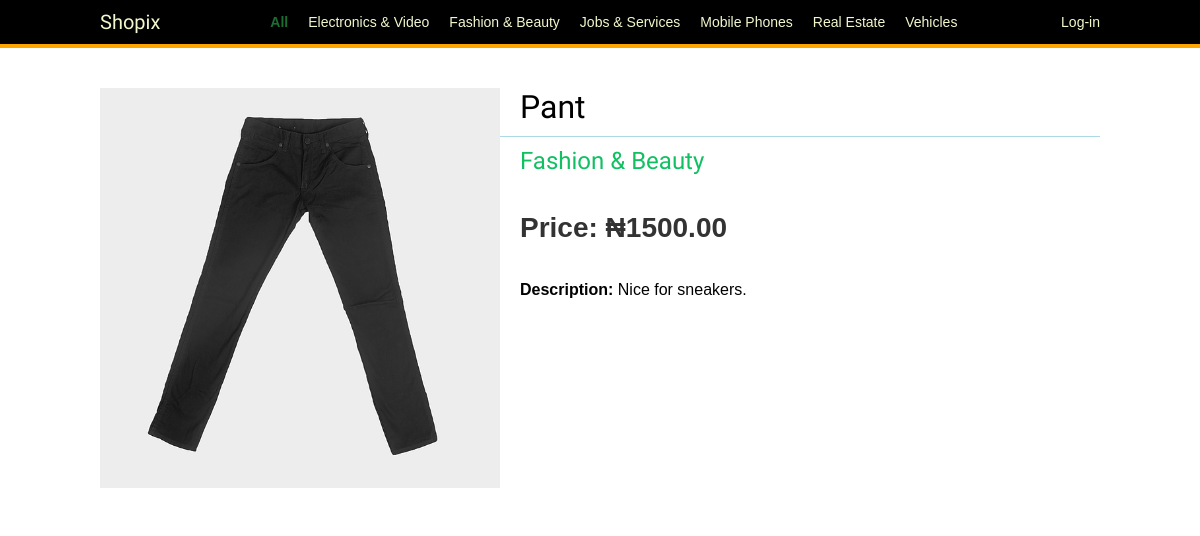
Screenshot of /shopix/2/pant/ with the database file from the repository.
### shop/models.py (models this page shows, shortened)
class Category(models.Model):
    name = models.CharField(max_length=200,db_index=True)
    slug = models.SlugField(max_length=200,db_index=True,unique=True)
    class Meta:
        verbose_name_plural = ("Categories")
        ordering = ('name',)
        verbose_name = 'Category'
    def get_absolute_url(self):
        return reverse('shop:product_list_by_category',args=[self.slug])
    def __str__(self):
        return self.name

class Product(models.Model):
    user = models.ForeignKey(settings.AUTH_USER_MODEL, related_name='uproducts', on_delete=models.CASCADE)
    category = models.ForeignKey(Category,related_name='products', on_delete=models.CASCADE)
    name = models.CharField(max_length=200, db_index=True)
    photo = models.ImageField(upload_to='upload/%Y/%m/%d', unique=True)
    slug = models.SlugField(max_length=200, db_index=True)
    description = models.TextField(blank=True)
    price = models.DecimalField(max_digits=10, decimal_places=2)
    stock = models.PositiveIntegerField()
    available = models.BooleanField(default=True)
    created = models.DateTimeField(auto_now_add=True)
    updated = models.DateTimeField(auto_now=True)
    class Meta:
        ordering = ('name',)
        index_together = (('id', 'slug'),)

### shop/views.py (the view)
# urls.py: path('<int:id>/<str:slug>/',views.product_detail,name='product_detail'),
def product_detail(request, id, slug):
    if request.user.is_authenticated:
        profile = get_object_or_404(Profile, user=request.user)
        product = get_object_or_404(Product,id=id,slug=slug,available=True)
        categories = Category.objects.all()
        return render(request,'shop/product/detail.html',{'product': product, 'categories': categories, 'profile': profile})
    product = get_object_or_404(Product,id=id,slug=slug,available=True)
    categories = Category.objects.all()
    return render(request,'shop/product/detail.html',{'product': product, 'categories': categories})

### shop/templates/shop/product/detail.html (shortened to what this page needs)
{% extends "shop/base.html" %}
{% load static %}
{% block content %}
    <div class="product-detail">
        <img src="{% if product.photo %}{{ product.photo.url }}{% else %}
        {% static "img/no_image.png" %}{% endif %}">
        <h1>{{ product.name }}</h1>
        <h2><a href="{{ product.category.get_absolute_url }}">{{ product.category }}</a></h2>
        <p class="price">Price: &#x20A6;{{ product.price }}</p>
        <b>Description:</b> {{ product.description }}
    </div>
{% endblock %}

### shop/templates/shop/base.html (shortened to what this page needs)
{% load static %}
<!DOCTYPE html>
<html>
<head>
    <link href="{% static "css/base.css" %}" rel="stylesheet">
</head>
<body>
    <div id="header">
        <a href="{% url "product_list" %}" class="logo">Shopix</a>
        <ul class="menu">
            <li {% if not category %}class="selected"{% endif %}>
            <a href="{% url "shop:product_list" %}">All</a>
            </li>
            {% for c in categories %}
                <li {% if category.slug == c.slug %}class="selected"{% endif%}>
                    <a href="{{ c.get_absolute_url }}">{{ c.name }}</a>
                </li>
            {% endfor %}
        </ul>
        <span class="user">
            {% if request.user.is_authenticated %}
                Hello {{ request.user.first_name }},
                <a href="{% url "dashboard" %}">My Account</a> |
                <a href="{% url "userproduct" %}">Upload</a> |
                <a href="{% url "logout" %}">Logout</a>
            {% else %}
                <a href="{% url "login" %}">Log-in</a>
            {% endif %}
        </span>
    </div>
    <div id="content">
        {% block content %}
        {% endblock %}
    </div>
</body>
</html>

### account/static/css/base.css (style rules this page uses)
body { margin: 0; padding: 0; font-family: helvetica, sans-serif; }
p { line-height: 1.8; }
a { color: #12c064; text-decoration: none; }
h1, h2, h3, h4, h5, h6 { font-family: 'Muli', sans-serif; font-weight: normal; }
h1 { border-bottom: 1px solid lightblue; padding: 0 0 10px 0; margin: 10px 0 20px 0; }
h2 { margin: 30px 0 20px; }
#header { padding: 10px 100px; font-size: 14px; background: #000; color: #fff; border-bottom: 4px solid orange; overflow: auto; }
#header .logo { font-family: 'Muli', sans-serif; float: left; color: #f3f7cc; font-size: 20px; margin-right: 10%; }
#header ul.menu { list-style: none; float: left; margin: 0; padding: 0; }
#header ul.menu li { float: left; padding: 4px 10px; }
#header ul.menu li.selected a, #header ul.menu li.selected a:hover { color: #1b6d32; font-weight: bold; }
#header a { color: #f3f7cc; }
#header .user { float: right; padding-top: 4px; }
#content { padding: 30px 100px; text-align: center; }

### shop/templates/shop/base.html (style rules this page uses)
.product-detail { text-align:justify; }
.product-detail .price { color:#333; font-size:28px; font-weight:bold; }
.product-detail img { width:40%; float:left; padding:0 20px 20px 0; }
.product-detail h1 { margin-bottom:0; }
.product-detail h2 { margin-top:10px; }
#header { padding: 10px 100px; font-size: 14px; background: #000; color: #fff; border-bottom: 4px solid orange; overflow: auto; }
#header .logo { font-family: 'Muli', sans-serif; float: left; color: #f3f7cc; font-size: 20px; margin-right: 10%; }
#header ul.menu { list-style: none; float: left; margin: 0; padding: 0; }
#header ul.menu li { float: left; padding: 4px 10px; }
#header ul.menu li.selected a, #header ul.menu li.selected a:hover { color: #1b6d32; font-weight: bold; }
#header a { color: #f3f7cc; }
#header .user { float: right; padding-top: 4px; }

### rows the page displays
Category: name "Electronics & Video"
Category: name "Fashion & Beauty"
Category: name "Jobs & Services"
Category: name "Mobile Phones"
Category: name "Real Estate"
Category: name "Vehicles"
Product: photo (picture), name "Pant", category "Fashion & Beauty", price "1500.00", description "Nice for sneakers."
